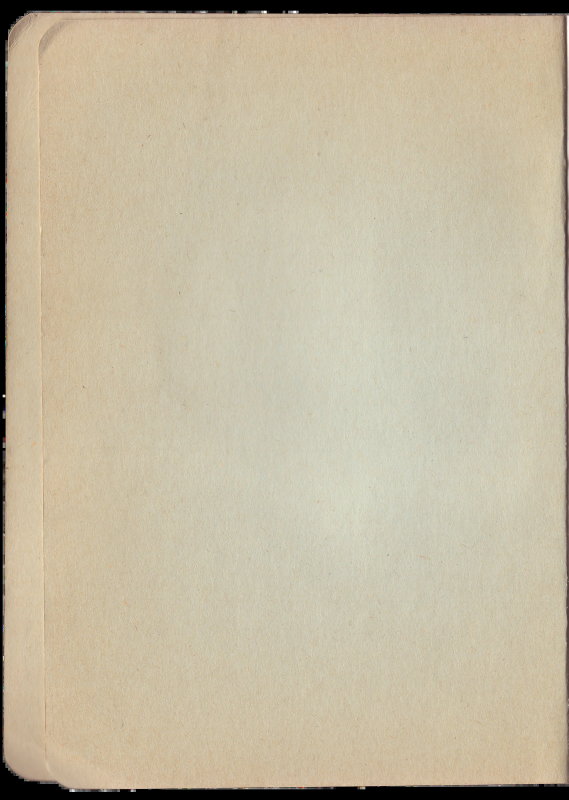
#> input picture docs/img/2400/Scan10006-L.webp, 1705 x 2400 px, found by its file name (shown at 1/3 size)
$ python card_sheets.py
#> lines starting #> are read from the running program, lines starting #| are printed output that depends on the picture; after the words box and inside, x2 and y2 are one past the last pixel; in counts of white or black regions, pixels touching at a corner belong together
#> in inside, cover is the input picture: shape (2400, 1705, 4); mean B, G, R, A 161.5, 185.5, 195.7, 243
"""Build the images for Adam's birthday card: a two-thirds-size copy of the journal.

    python tools/card_title.py      # first, if the title pieces changed
    python tools/card_qr.py         # first, if the QR code changed
    python tools/card_sheets.py     # then open card/card.html and print it

Two sheets, each one open spread glued over two boards:
  inside   the inside front cover (scanned) | a new page: EndOfJournal.com and the QR
  outside  back cover | spine | front cover (from scans/full cover.TIF)
The outside sheet's front cover is on the right: flipped over, it backs the inside
cover. Every image runs BLEED_MM past the cut line so trimming leaves no white edge.
"""
import json
from pathlib import Path

import cv2
import numpy as np
from scipy.signal import find_peaks

ROOT = Path(__file__).resolve().parent.parent
CARD = ROOT / "card"
PAGES = ROOT / "processed" / "pages"

SCALE = 2 / 3            # the card against the real notebook
BOARD_W, BOARD_H = 98.5, 138.0   # each board, mm: the notebook's 147.8 x 207 at two-thirds
FOLD_MM = 1.0            # the card's thickness when closed, taken up at the spine
BLEED_MM = 3.0
DPI = 600
PAGE_PX_MM = 2400 / 214  # the page images' scale (px per mm of the real notebook)


def px(mm: float) -> int:
    return int(round(mm / 25.4 * DPI))


def extend(img: np.ndarray, top=0, bottom=0, left=0, right=0) -> np.ndarray:
    """Grow an image past its edges by mirroring what is inside them."""
    return cv2.copyMakeBorder(img, top, bottom, left, right, cv2.BORDER_REFLECT_101)


def page_box(rgba: np.ndarray, inset_mm=0.8):
    """The page's own rectangle in a page image, a little inside its edge."""
    ys, xs = np.where(rgba[..., 3] > 250)
    i = int(round(inset_mm * PAGE_PX_MM))
    return xs.min() + i, ys.min() + i, xs.max() - i, ys.max() - i


def fill(bgr: np.ndarray, hole: np.ndarray) -> np.ndarray:
    """Paint over holes (rounded corners, scanner background) from what surrounds them.
    Done at a quarter size for speed; only the holes are replaced."""
    if not hole.any():
        return bgr
    small = cv2.resize(bgr, (bgr.shape[1] // 4, bgr.shape[0] // 4), interpolation=cv2.INTER_AREA)
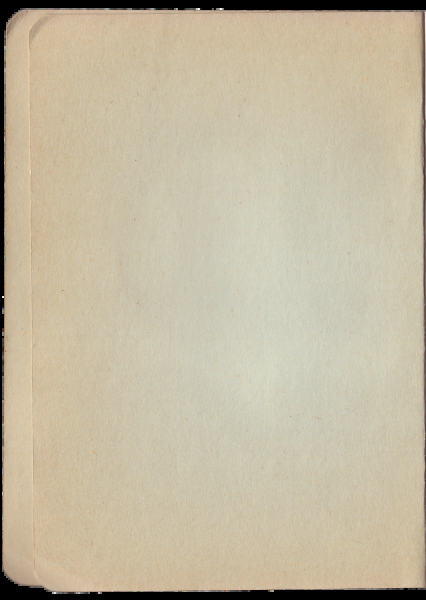
#> small: shape (600, 426, 3); mean of channels 0, 1, 2 161.5, 185.5, 195.7; drawn as B, G, R
    sh = cv2.resize(hole.astype(np.uint8) * 255, (small.shape[1], small.shape[0]), interpolation=cv2.INTER_NEAREST)
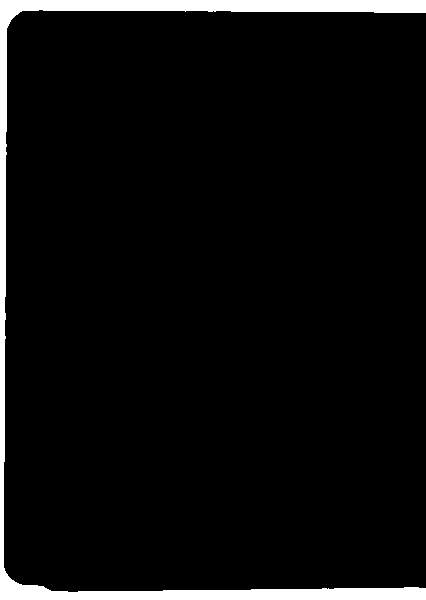
#> sh: shape (600, 426); 5.1% white; 1 white region, box (x1, y1, x2, y2) and area: (0, 0, 426, 600) 12973
    sh = cv2.dilate(sh, np.ones((5, 5), np.uint8))
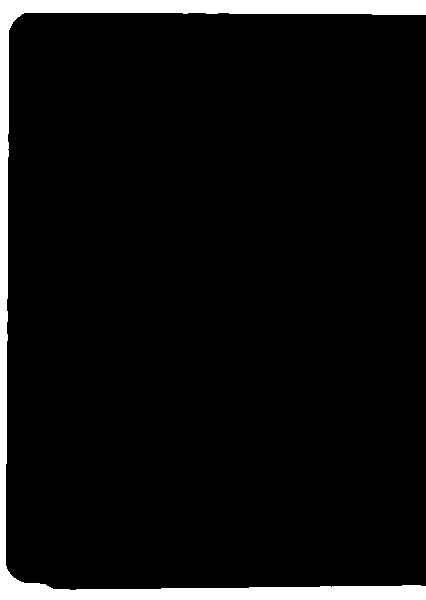
#> sh: shape (600, 426); 6.2% white; 1 white region, box (x1, y1, x2, y2) and area: (0, 0, 426, 600) 15865
    painted = cv2.resize(cv2.inpaint(small, sh, 9, cv2.INPAINT_TELEA), (bgr.shape[1], bgr.shape[0]), interpolation=cv2.INTER_CUBIC)
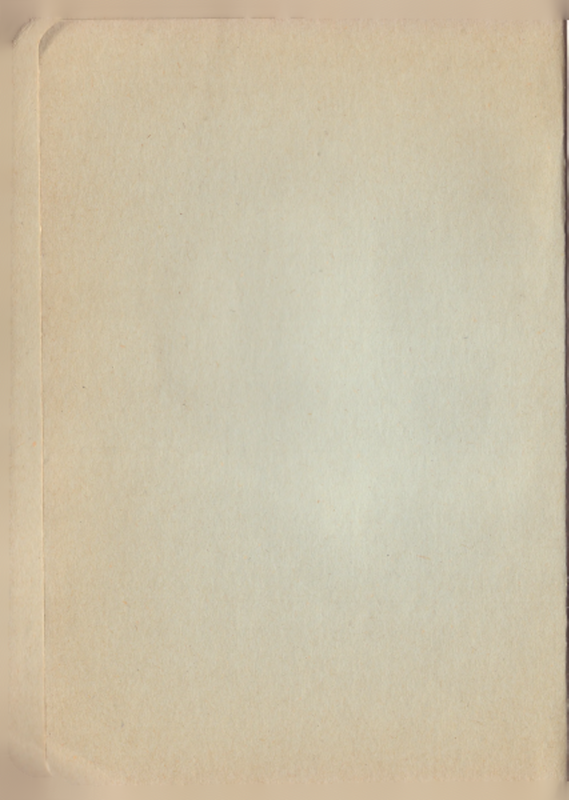
#> painted: shape (2400, 1705, 3) (shown at 1/3 size); mean of channels 0, 1, 2 167.9, 193.2, 204.2; drawn as B, G, R
    out = bgr.copy()
    grown = cv2.dilate(hole.astype(np.uint8), np.ones((9, 9), np.uint8)).astype(bool)
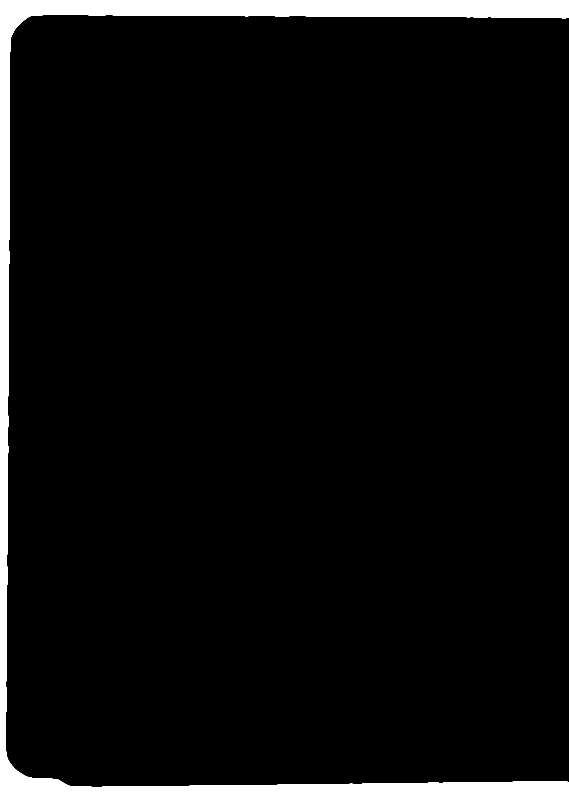
#> grown: shape (2400, 1705) bool (shown at 1/3 size); 5.5% white; 1 white region, box (x1, y1, x2, y2) and area: (0, 0, 1705, 2400) 226808
    out[grown] = painted[grown]
    return out


# [17 lines left out: function mirror_fill, not called in this run]


OUTER_TRIM_MM = 3.5   # off the new page's outer edge: the page stack seen past it


def to_board(rgba: np.ndarray, fold_side: str) -> np.ndarray:
    """A page image cropped to its page, sized to one board, with bleed on its three
    outer edges and half the fold on the fourth."""
    bgr = fill(rgba[..., :3], rgba[..., 3] < 250)     # the rounded corners, filled with page
    x0, y0, x1, y1 = page_box(rgba)
#> x0 = 23; y0 = 49; x1 = 1695; y1 = 2355
    # The new page loses its outer strip (the page stack seen past it). The inside
    # cover keeps all of its edge: the cloth turned over the board, as on the real one.
    if fold_side == "left":
        x1 -= int(round(OUTER_TRIM_MM * PAGE_PX_MM))
    img = cv2.resize(bgr[y0:y1, x0:x1], (px(BOARD_W), px(BOARD_H)), interpolation=cv2.INTER_CUBIC)
    b, f = px(BLEED_MM), px(FOLD_MM / 2)
    return extend(img, b, b, f if fold_side == "left" else b, f if fold_side == "right" else b)


# [5 lines left out: function place, not called in this run]


def inside() -> None:
    cover = cv2.imread(str(PAGES / "Scan10006-L.webp"), cv2.IMREAD_UNCHANGED)   # the inside front cover
    cv2.imwrite(str(CARD / "inside-left.jpg"), to_board(cover, "right"), [cv2.IMWRITE_JPEG_QUALITY, 93])

    page = cv2.imread(str(CARD / "blank-page.png"), cv2.IMREAD_UNCHANGED)
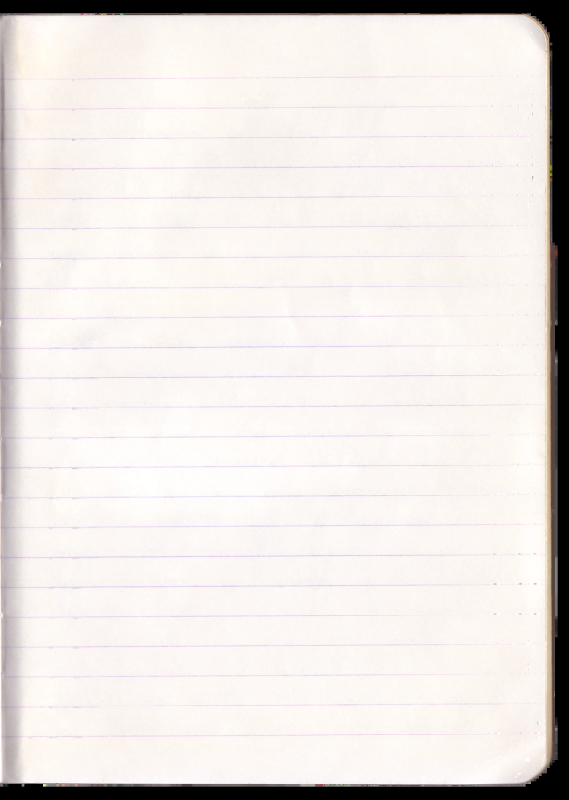
#> input picture card/blank-page.png, 1705 x 2400 px (shown at 1/3 size)
#> page is the input picture: shape (2400, 1705, 4); mean B, G, R, A 224.6, 227.5, 233.3, 238.3
    f = page[..., :3].astype(np.float32)
    w = f.shape[1]
#> w = 1705
    rules = find_peaks(np.median(f[:, int(w * .1):int(w * .9), 0] - f[:, int(w * .1):int(w * .9), 1], axis=1),
                       height=4, distance=40)[0]
#> rules = 23 values from 233 to 2206
    x0, _, x1, _ = page_box(page, 0)
#> x0 = 0; x1 = 1663
    title = cv2.imread(str(CARD / "title.png"), cv2.IMREAD_UNCHANGED)
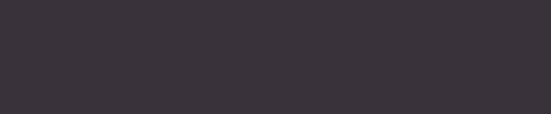
#> input picture card/title.png, 551 x 114 px
#> title is the input picture: shape (114, 551, 4); mean B, G, R, A 58, 50, 58, 18.3
#> (the run stopped early here; a loop or call above may not have finished)
